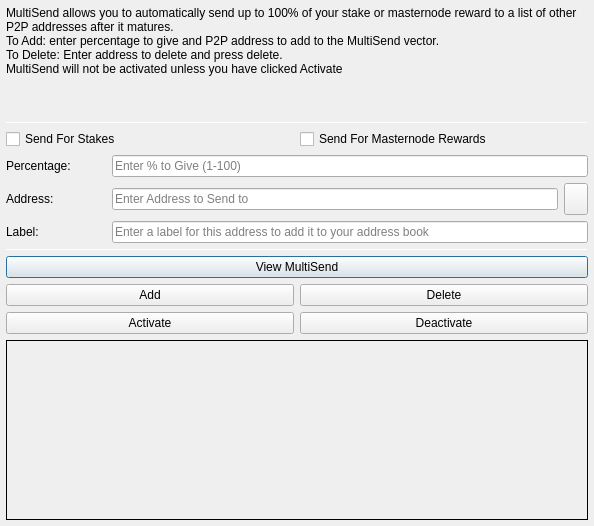
<?xml version="1.0" encoding="UTF-8"?>
<ui version="4.0">
 <class>MultiSendDialog</class>
 <widget class="QDialog" name="MultiSendDialog">
  <property name="windowModality">
   <enum>Qt::NonModal</enum>
  </property>
  <property name="geometry">
   <rect>
    <x>0</x>
    <y>0</y>
    <width>594</width>
    <height>526</height>
   </rect>
  </property>
  <property name="windowTitle">
   <string>MultiSend</string>
  </property>
  <layout class="QVBoxLayout" name="verticalLayout" stretch="0">
   <property name="leftMargin">
    <number>6</number>
   </property>
   <property name="topMargin">
    <number>6</number>
   </property>
   <property name="rightMargin">
    <number>6</number>
   </property>
   <property name="bottomMargin">
    <number>6</number>
   </property>
   <item>
    <layout class="QVBoxLayout" name="verticalLayout_Main" stretch="1,1,1,0,1,1,1">
     <item>
      <widget class="QLabel" name="label_2">
       <property name="lineWidth">
        <number>1</number>
       </property>
       <property name="text">
        <string>MultiSend allows you to automatically send up to 100% of your stake or masternode reward to a list of other P2P addresses after it matures.
To Add: enter percentage to give and P2P address to add to the MultiSend vector.
To Delete: Enter address to delete and press delete.
MultiSend will not be activated unless you have clicked Activate</string>
       </property>
       <property name="alignment">
        <set>Qt::AlignLeading|Qt::AlignLeft|Qt::AlignTop</set>
       </property>
       <property name="wordWrap">
        <bool>true</bool>
       </property>
      </widget>
     </item>
     <item>
      <widget class="Line" name="line">
       <property name="minimumSize">
        <size>
         <width>0</width>
         <height>1</height>
        </size>
       </property>
       <property name="maximumSize">
        <size>
         <width>16777215</width>
         <height>1</height>
        </size>
       </property>
       <property name="orientation">
        <enum>Qt::Horizontal</enum>
       </property>
      </widget>
     </item>
     <item>
      <layout class="QVBoxLayout" name="verticalLayout_Settings">
       <item>
        <layout class="QHBoxLayout" name="horizontalLayout">
         <item>
          <widget class="QCheckBox" name="multiSendStakeCheckBox">
           <property name="text">
            <string>Send For Stakes</string>
           </property>
          </widget>
         </item>
         <item>
          <widget class="QCheckBox" name="multiSendMasternodeCheckBox">
           <property name="text">
            <string>Send For Masternode Rewards</string>
           </property>
          </widget>
         </item>
        </layout>
       </item>
       <item>
        <layout class="QHBoxLayout" name="horizontalLayout_6">
         <item>
          <widget class="QLabel" name="label">
           <property name="minimumSize">
            <size>
             <width>100</width>
             <height>0</height>
            </size>
           </property>
           <property name="toolTip">
            <string>Percentage of stake to send</string>
           </property>
           <property name="text">
            <string>Percentage:</string>
           </property>
          </widget>
         </item>
         <item>
          <widget class="QLineEdit" name="multiSendPercentEdit">
           <property name="toolTip">
            <string>Enter whole numbers 1 - 100</string>
           </property>
           <property name="placeholderText">
            <string>Enter % to Give (1-100)</string>
           </property>
          </widget>
         </item>
        </layout>
       </item>
       <item>
        <layout class="QHBoxLayout" name="horizontalLayout_7">
         <item>
          <widget class="QLabel" name="label_5">
           <property name="minimumSize">
            <size>
             <width>100</width>
             <height>0</height>
            </size>
           </property>
           <property name="toolTip">
            <string>Address to send portion of stake to</string>
           </property>
           <property name="text">
            <string>Address:</string>
           </property>
          </widget>
         </item>
         <item>
          <widget class="QLineEdit" name="multiSendAddressEdit">
           <property name="toolTip">
            <string/>
           </property>
           <property name="placeholderText">
            <string>Enter Address to Send to</string>
           </property>
          </widget>
         </item>
         <item>
          <widget class="QToolButton" name="addressBookButton">
           <property name="maximumSize">
            <size>
             <width>16777215</width>
             <height>32</height>
            </size>
           </property>
           <property name="toolTip">
            <string>Choose an address from the address book</string>
           </property>
           <property name="text">
            <string/>
           </property>
           <property name="icon">
            <iconset resource="../p2p.qrc">
             <normaloff>:/icons/address-book</normaloff>:/icons/address-book</iconset>
           </property>
           <property name="shortcut">
            <string>Alt+A</string>
           </property>
          </widget>
         </item>
        </layout>
       </item>
      </layout>
     </item>
     <item>
      <layout class="QHBoxLayout" name="horizontalLayout_3">
       <item>
        <widget class="QLabel" name="label_3">
         <property name="minimumSize">
          <size>
           <width>100</width>
           <height>0</height>
          </size>
         </property>
         <property name="text">
          <string>Label:</string>
         </property>
        </widget>
       </item>
       <item>
        <widget class="QLineEdit" name="labelAddressLabelEdit">
         <property name="placeholderText">
          <string>Enter a label for this address to add it to your address book</string>
         </property>
        </widget>
       </item>
      </layout>
     </item>
     <item>
      <widget class="Line" name="line_2">
       <property name="minimumSize">
        <size>
         <width>0</width>
         <height>1</height>
        </size>
       </property>
       <property name="maximumSize">
        <size>
         <width>16777215</width>
         <height>1</height>
        </size>
       </property>
       <property name="orientation">
        <enum>Qt::Horizontal</enum>
       </property>
      </widget>
     </item>
     <item>
      <layout class="QVBoxLayout" name="verticalLayout_Buttons">
       <item>
        <layout class="QHBoxLayout" name="horizontalLayout_4">
         <item>
          <widget class="QPushButton" name="viewButton">
           <property name="toolTip">
            <string/>
           </property>
           <property name="statusTip">
            <string>View MultiSend Vector</string>
           </property>
           <property name="text">
            <string>View MultiSend</string>
           </property>
          </widget>
         </item>
        </layout>
       </item>
       <item>
        <layout class="QHBoxLayout" name="horizontalLayout_2">
         <item>
          <widget class="QPushButton" name="addButton">
           <property name="toolTip">
            <string/>
           </property>
           <property name="statusTip">
            <string>Add to MultiSend Vector</string>
           </property>
           <property name="text">
            <string>Add</string>
           </property>
          </widget>
         </item>
         <item>
          <widget class="QPushButton" name="deleteButton">
           <property name="toolTip">
            <string/>
           </property>
           <property name="statusTip">
            <string>Delete Address From MultiSend Vector</string>
           </property>
           <property name="text">
            <string>Delete</string>
           </property>
          </widget>
         </item>
        </layout>
       </item>
       <item>
        <layout class="QHBoxLayout" name="horizontalLayout_5">
         <item>
          <widget class="QPushButton" name="activateButton">
           <property name="statusTip">
            <string>Activate MultiSend</string>
           </property>
           <property name="text">
            <string>Activate</string>
           </property>
          </widget>
         </item>
         <item>
          <widget class="QPushButton" name="disableButton">
           <property name="statusTip">
            <string>Deactivate MultiSend</string>
           </property>
           <property name="text">
            <string>Deactivate</string>
           </property>
          </widget>
         </item>
        </layout>
       </item>
      </layout>
     </item>
     <item>
      <widget class="QLabel" name="message">
       <property name="minimumSize">
        <size>
         <width>0</width>
         <height>180</height>
        </size>
       </property>
       <property name="frameShape">
        <enum>QFrame::Panel</enum>
       </property>
       <property name="frameShadow">
        <enum>QFrame::Plain</enum>
       </property>
       <property name="lineWidth">
        <number>1</number>
       </property>
       <property name="midLineWidth">
        <number>1</number>
       </property>
       <property name="text">
        <string/>
       </property>
       <property name="alignment">
        <set>Qt::AlignLeading|Qt::AlignLeft|Qt::AlignTop</set>
       </property>
       <property name="wordWrap">
        <bool>true</bool>
       </property>
      </widget>
     </item>
    </layout>
   </item>
  </layout>
 </widget>
 <resources>
  <include location="../p2p.qrc"/>
 </resources>
 <connections/>
</ui>
